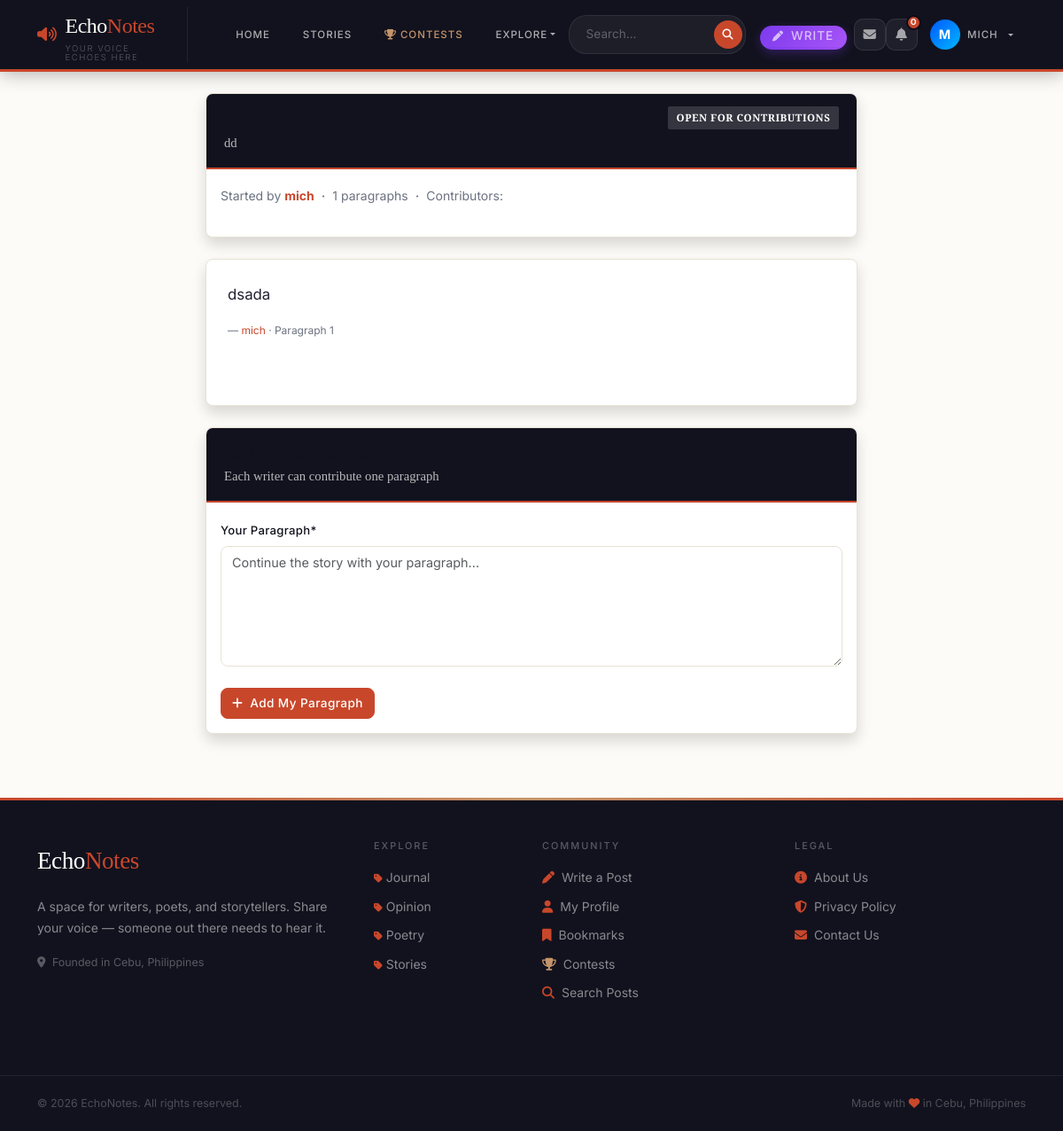
Screenshot of /stories/1/ (signed in) with the database file from the repository.
### blog/models.py (models this page shows, shortened)
class CollaborativeStory(models.Model):
    STATUS_OPEN = 'open'
    STATUS_CLOSED = 'closed'
    STATUS_CHOICES = [
        (STATUS_OPEN, 'Open for contributions'),
        (STATUS_CLOSED, 'Closed'),
    ]
    title = models.CharField(max_length=200)
    description = models.TextField()
    started_by = models.ForeignKey(User, on_delete=models.CASCADE, related_name='stories_started')
    status = models.CharField(max_length=10, choices=STATUS_CHOICES, default=STATUS_OPEN)
    max_contributors = models.IntegerField(default=10)
    created_date = models.DateTimeField(default=timezone.now)
    class Meta:
        ordering = ['-created_date']
        verbose_name_plural = 'Collaborative Stories'
    def total_paragraphs(self):
        return self.paragraphs.count()

class StoryParagraph(models.Model):
    story = models.ForeignKey(CollaborativeStory, on_delete=models.CASCADE, related_name='paragraphs')
    author = models.ForeignKey(User, on_delete=models.CASCADE, related_name='story_paragraphs')
    content = models.TextField()
    order = models.IntegerField()
    created_date = models.DateTimeField(default=timezone.now)
    class Meta:
        ordering = ['order']
        unique_together = ('story', 'order')

class Category(models.Model):
    name = models.CharField(max_length=100, unique=True)
    slug = models.SlugField(max_length=100, unique=True)
    description = models.TextField(blank=True)
    icon = models.CharField(max_length=50, default='fas fa-circle', help_text="FontAwesome class (e.g., 'fas fa-feather')")
    color = models.CharField(max_length=20, default='#7c3aed', help_text="Brand color hex code")
    subscribers = models.ManyToManyField(User, related_name='subscribed_circles', blank=True)
    created_date = models.DateTimeField(default=timezone.now)
    class Meta:
        verbose_name_plural = 'Categories'
        ordering = ['name']

### blog/views.py (the view)
# urls.py: path('stories/<int:pk>/', views.collaborative_story_detail, name='story-detail'),
@login_required
def collaborative_story_detail(request, pk):
    story = get_object_or_404(CollaborativeStory, pk=pk)
    paragraphs = story.paragraphs.all().order_by('order')
    form = StoryParagraphForm()
    if request.user.is_authenticated and story.status == 'open':
        if request.method == 'POST':
            form = StoryParagraphForm(request.POST)
            if form.is_valid():
                para = form.save(commit=False)
                para.story = story
                para.author = request.user
                para.order = paragraphs.count() + 1
                para.save()
                award_badge(request.user, 'collab_story')
                messages.success(request, 'Paragraph added!')
                return redirect('story-detail', pk=pk)
    return render(request, 'story_detail.html', {
        'story': story,
        'paragraphs': paragraphs,
        'form': form,
    })

### blog/forms.py
class StoryParagraphForm(forms.ModelForm):
    class Meta:
        model = StoryParagraph
        fields = ['content']
        widgets = {
            'content': forms.Textarea(attrs={
                'class': 'form-control',
                'rows': 5,
                'placeholder': 'Continue the story with your paragraph...',
            }),
        }
        labels = {'content': 'Your Paragraph'}

### blog/context_processors.py (called while the page is built)
def categories(request):
    from .models import Category
    return {'categories': Category.objects.all()}

### blog/templates/story_detail.html (shortened to what this page needs)
{% extends 'base.html' %}
{% load crispy_forms_tags %}
{% block content %}
<div class="container py-4">
    <div class="row">
        <div class="col-lg-8 mx-auto">
            <div class="card shadow mb-4">
                <div class="card-header bg-primary text-white">
                    <div class="d-flex justify-content-between align-items-center">
                        <h4 class="mb-0">{{ story.title }}</h4>
                        <span class="{% if story.status == 'open' %}contest-status-open{% else %}contest-status-closed{% endif %}"
                              style="background:rgba(255,255,255,0.15);color:white">
                            {{ story.get_status_display }}
                        </span>
                    </div>
                    <small style="opacity:0.7">{{ story.description }}</small>
                </div>
                <div class="card-body">
                    <div class="d-flex flex-wrap gap-2 mb-3 align-items-center">
                        <small class="text-muted">Started by
                            <a href="{% url 'profile-detail' story.started_by.username %}" class="text-decoration-none fw-bold">
                                {{ story.started_by.username }}
                            </a>
                        </small>
                        <span class="text-muted">·</span>
                        <small class="text-muted">{{ story.total_paragraphs }} paragraphs</small>
                        <span class="text-muted">·</span>
                        <small class="text-muted">
                            Contributors:
                        </small>
                    </div>
                </div>
            </div>
            <div class="card shadow mb-4">
                <div class="card-body p-4">
                    {% for paragraph in paragraphs %}
                    <div class="mb-4 pb-4 {% if not forloop.last %}border-bottom{% endif %}" style="border-color:var(--cream-border)!important">
                        <p style="font-family:var(--font-body);font-size:1.05rem;line-height:1.9;color:var(--ink-light);margin-bottom:0.5rem">
                            {{ paragraph.content }}
                        </p>
                        <small class="text-muted" style="font-size:0.75rem">
                            — <a href="{% url 'profile-detail' paragraph.author.username %}" class="text-decoration-none">{{ paragraph.author.username }}</a>
                            · Paragraph {{ paragraph.order }}
                        </small>
                    </div>
                    {% empty %}
                    <p class="text-muted text-center">No paragraphs yet.</p>
                    {% endfor %}
                </div>
            </div>
            {% if user.is_authenticated %}
                {% if story.status == 'open' %}
                    {% if not user_has_contributed %}
                    <div class="card shadow">
                        <div class="card-header bg-primary text-white">
                            <h5 class="mb-0">Continue the Story</h5>
                            <small style="opacity:0.7">Each writer can contribute one paragraph</small>
                        </div>
                        <div class="card-body">
                            <form method="POST">
                                {{ form|crispy }}
                                <button type="submit" class="btn btn-primary mt-2">
                                    <i class="fas fa-plus me-2"></i>Add My Paragraph
                                </button>
                            </form>
                        </div>
                    </div>
                    {% else %}
                    <div class="alert alert-success">
                        <i class="fas fa-check-circle me-2"></i>
                        You've already contributed to this story. Thank you!
                    </div>
                    {% endif %}
                {% else %}
                <div class="alert alert-secondary">
                    This story is closed for new contributions.
                </div>
                {% endif %}
            {% else %}
            <div class="alert alert-info">
                <a href="{% url 'login' %}" class="alert-link">Login</a> to contribute to this story.
            </div>
            {% endif %}
        </div>
    </div>
</div>
{% endblock %}

### blog/templates/base.html (shortened to what this page needs)
{% load static %}
<!DOCTYPE html>
<html lang="en">
<head>
  <link href="https://cdn.jsdelivr.net/npm/bootstrap@5.3.0/dist/css/bootstrap.min.css" rel="stylesheet">
  <link rel="stylesheet" href="https://cdnjs.cloudflare.com/ajax/libs/font-awesome/6.4.0/css/all.min.css">
  <link rel="stylesheet" href="{% static 'css/style.css' %}?v=1.0.1">
<body>
  <nav class="echonav navbar navbar-expand-lg">
    <div class="container">
      <a class="echo-brand" href="{% url 'landing' %}">
        <i class="fas fa-volume-up" style="color:var(--accent);font-size:1.1rem"></i>
        <div>
          Echo<span>Notes</span>
          <small>Your voice echoes here</small>
        </div>
      </a>
      <div class="collapse navbar-collapse" id="navbarNav">
        <ul class="navbar-nav me-auto mb-2 mb-lg-0 align-items-lg-center" style="gap: 0.5rem; margin-left: 1.5rem;">
          <li class="nav-item">
            <a class="nav-link" href="{% url 'landing' %}">Home</a>
          </li>
          <li class="nav-item">
            <a class="nav-link" href="{% url 'story-list' %}">Stories</a>
          </li>
          <li class="nav-item">
            <a class="nav-link highlight" href="{% url 'contest-list' %}">
              <i class="fas fa-trophy me-1" style="color:var(--gold)"></i>Contests
            </a>
          </li>
          <li class="nav-item dropdown">
            <a class="nav-link dropdown-toggle" href="#" id="exploreDropdown" role="button" data-bs-toggle="dropdown"
              aria-expanded="false">
              Explore
            </a>
          </li>
        </ul>
        <div class="d-flex align-items-lg-center gap-3">
          <form class="echo-search d-flex align-items-center m-0" action="{% url 'search' %}" method="GET"
            style="background: rgba(255,255,255,0.05); border-radius: 20px; padding: 3px; border: 1px solid rgba(255,255,255,0.08);">
            <input type="search" name="q" placeholder="Search..." required
              class="border-0 bg-transparent text-white px-3" style="outline: none; font-size: 0.85rem; width: 160px;">
            <button type="submit" class="border-0 rounded-circle d-flex justify-content-center align-items-center"
              style="background: var(--accent); width: 32px; height: 32px; color: white;"><i class="fas fa-search"
                style="font-size: 0.75rem;"></i></button>
          </form>
          <ul class="navbar-nav align-items-lg-center m-0">
            {% if user.is_authenticated %}
            <li class="nav-item me-2 d-none d-lg-block">
              <a class="nav-link py-1 px-3 text-white" href="{% url 'create-post' %}"
                style="background: linear-gradient(135deg, #7c3aed, #a855f7); border-radius: 20px; font-size: 0.85rem; font-weight: 500; display: inline-flex; align-items: center; box-shadow: 0 4px 12px rgba(124,58,237,0.3);">
                <i class="fas fa-pen me-2" style="font-size: 0.75rem;"></i> Write
              </a>
            </li>
            {% if user.is_authenticated %}
            <li class="nav-item">
              <a href="{% url 'inbox' %}" class="notif-icon-btn" title="Messages" style="text-decoration:none">
                <i class="fas fa-envelope"></i>
              </a>
            </li>
            <li class="nav-item" style="position:relative">
              <button id="notif-bell-btn" class="notif-icon-btn" title="Notifications">
                <i class="fas fa-bell"></i>
                <span id="notif-badge" class="notif-badge" style="display:none">0</span>
              </button>
            </li>
            {% endif %}
            <li class="nav-item dropdown">
              <a class="nav-link dropdown-toggle d-flex align-items-center gap-2" href="#" id="profileDropdown"
                role="button" data-bs-toggle="dropdown" aria-expanded="false" style="padding: 0.2rem 1rem;">
                <div class="rounded-circle d-flex justify-content-center align-items-center"
                  style="width: 34px; height: 34px; background: linear-gradient(135deg,rgb(0, 89, 255),rgb(0, 183, 255)); color: white; font-weight: bold; font-size: 0.9rem;">
                  {{ user.username|make_list|first|upper }}
                </div>
                <span class="d-none d-lg-block">{{ user.username }}</span>
              </a>
            </li>
            {% endif %}
          </ul>
        </div>
      </div>
    </div>
  </nav>
  <main>
    {% block content %}{% endblock %}
  </main>
  <footer class="echo-footer mt-5">
    <div class="container py-5">
      <div class="row">
        <div class="col-lg-4 mb-4">
          <div class="echo-footer-brand mb-3">Echo<span>Notes</span></div>
          <p style="color:rgba(255,255,255,0.5);font-size:0.875rem;line-height:1.7">
            A space for writers, poets, and storytellers.
            Share your voice — someone out there needs to hear it.
          </p>
          <p style="color:rgba(255,255,255,0.3);font-size:0.78rem">
            <i class="fas fa-map-marker-alt me-1"></i> Founded in Cebu, Philippines
          </p>
        </div>
        <div class="col-lg-2 col-md-4 mb-4">
          <h6>Explore</h6>
          <ul class="list-unstyled mb-0">
            {% for category in categories %}
            <li style="margin-bottom:0.5rem;">
              <a href="{% url 'category-posts' category.slug %}">
                <i class="fas fa-tag me-1" style="font-size:0.7rem;color:var(--accent)"></i>{{ category.name }}
              </a>
            </li>
            {% empty %}
            <li><a href="{% url 'landing' %}">All Posts</a></li>
            {% endfor %}
          </ul>
        </div>
        <div class="col-lg-3 col-md-4 mb-4">
          <h6>Community</h6>
          {% if user.is_authenticated %}
          <a href="{% url 'create-post' %}"><i class="fas fa-pen me-2" style="color:var(--accent)"></i>Write a Post</a>
          <a href="{% url 'profile-detail' user.username %}"><i class="fas fa-user me-2"
              style="color:var(--accent)"></i>My Profile</a>
          <a href="{% url 'my-bookmarks' %}"><i class="fas fa-bookmark me-2"
              style="color:var(--accent)"></i>Bookmarks</a>
          <a href="{% url 'contest-list' %}"><i class="fas fa-trophy me-2" style="color:var(--gold)"></i>Contests</a>
          {% endif %}
          <a href="{% url 'search' %}?q="><i class="fas fa-search me-2" style="color:var(--accent)"></i>Search Posts</a>
        </div>
        <div class="col-lg-3 col-md-4 mb-4">
          <h6>Legal</h6>
          <a href="{% url 'about' %}"><i class="fas fa-info-circle me-2" style="color:var(--accent)"></i>About Us</a>
          <a href="{% url 'privacy-policy' %}"><i class="fas fa-shield-alt me-2" style="color:var(--accent)"></i>Privacy
            Policy</a>
          <a href="{% url 'contact' %}"><i class="fas fa-envelope me-2" style="color:var(--accent)"></i>Contact Us</a>
        </div>
      </div>
    </div>
    <div class="echo-footer-bottom">
      <div class="container d-flex justify-content-between flex-wrap gap-2">
        <span>© {% now "Y" %} EchoNotes. All rights reserved.</span>
        <span>Made with <i class="fas fa-heart" style="color:var(--accent)"></i> in Cebu, Philippines</span>
      </div>
    </div>
  </footer>
</body>
</html>

### blog/templates/base.html (style rules this page uses)
body { display: flex; flex-direction: column; min-height: 100vh; }
main { flex: 1; }
.notif-icon-btn { width: 36px; height: 36px; border-radius: 10px; background: rgba(255, 255, 255, 0.06); border: 1px solid rgba(255, 255, 255, 0.09); color: rgba(255, 255, 255, 0.6); display: flex; align-items: center; justify-content: center; font-size: 0.9rem; cursor: pointer; position: relative; transition: all 0.18s; text-decoration: none; }
.notif-badge { position: absolute; top: -5px; right: -5px; min-width: 17px; height: 17px; border-radius: 50%; background: #c8472b; color: white; font-size: 0.6rem; font-weight: 700; font-family: 'DM Sans', sans-serif; display: flex !important; align-items: center; justify-content: center; border: 2px solid #0f0a1a; padding: 0 3px; }

### rows the page displays
CollaborativeStory: status "OPEN FOR CONTRIBUTIONS", description "dd", started_by.username "mich", total_paragraphs "1"
StoryParagraph: content "dsada", author.username "mich", order "1"
Category: name "Journal"
Category: name "Opinion"
Category: name "Poetry"
Category: name "Stories"

### other values shown
{{ user.username|make_list|first|upper }} "M"
{{ user.username }} "MICH"
